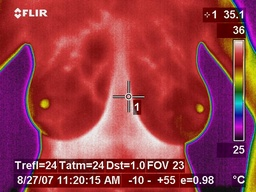
#> input picture notebooks/IR_0096.jpg, 256 x 192 px, shrunk from 640 x 480 before the run
$ jupyter execute ImageSegmentation.ipynb   (shell and % lines are left out)
#> lines starting #> are read from the running program, lines starting #| are printed output that depends on the picture; after the words box and inside, x2 and y2 are one past the last pixel; in counts of white or black regions, pixels touching at a corner belong together
[cell 1]
from skimage.color import rgb2gray
import numpy as np
import cv2
import matplotlib.pyplot as plt
from scipy import ndimage

[cell 2]
image = plt.imread('IR_0096.jpg')
#> image is the input picture: shape (192, 256, 3); mean R, G, B 153.4, 57.4, 69.1
image.shape
plt.imshow(image)

[cell 3]
gray = rgb2gray(image)
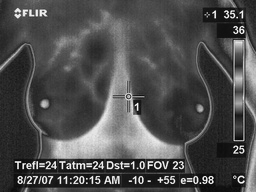
#> gray: shape (192, 256) float64; min 0.0139, max 0.989, mean 0.308
plt.imshow(gray, cmap='gray')

[cell 4]
gray.shape
#> Out = (192, 256)

[cell 5]
gray_r = gray.reshape(gray.shape[0]*gray.shape[1])
for i in range(gray_r.shape[0]):
    if gray_r[i] > gray_r.mean():
        gray_r[i] = 1
    else:
        gray_r[i] = 0
gray = gray_r.reshape(gray.shape[0],gray.shape[1])
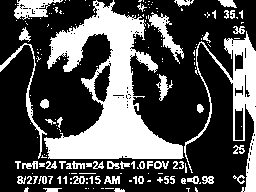
#> gray: shape (192, 256) float64; values 0 (black) and 1 (white), 32.1% white; 172 white regions (117 under 20 px), largest, box (x1, y1, x2, y2) and area: (44, 0, 184, 159) 9067, (184, 31, 256, 192) 2593, (14, 0, 63, 20) 528
plt.imshow(gray, cmap='gray')

[cell 6]
gray = rgb2gray(image)
gray_r = gray.reshape(gray.shape[0]*gray.shape[1])
for i in range(gray_r.shape[0]):
    if gray_r[i] > gray_r.mean():
        gray_r[i] = 3
    elif gray_r[i] > 0.5:
        gray_r[i] = 2
    elif gray_r[i] > 0.25:
        gray_r[i] = 1
    else:
        gray_r[i] = 0
gray = gray_r.reshape(gray.shape[0],gray.shape[1])
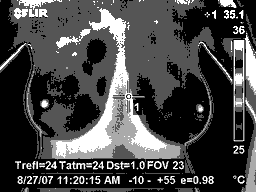
#> gray: shape (192, 256) float64; min 0, max 3, mean 0.825; drawn with min black and max white
plt.imshow(gray, cmap='gray')

# Trial 2

[cell 7]
image = plt.imread('IR_0096.jpg')
plt.imshow(image)

[cell 8]
gray = rgb2gray(image)

# defining the sobel filters
sobel_horizontal = np.array([np.array([1, 2, 1]), np.array([0, 0, 0]), np.array([-1, -2, -1])])
print(sobel_horizontal, 'is a kernel for detecting horizontal edges')

sobel_vertical = np.array([np.array([-1, 0, 1]), np.array([-2, 0, 2]), np.array([-1, 0, 1])])
print(sobel_vertical, 'is a kernel for detecting vertical edges')

[cell 9]
out_h = ndimage.convolve(gray, sobel_horizontal, mode='reflect')
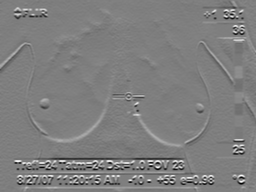
#> out_h: shape (192, 256) float64; min -3.6, max 3.62, mean -0.00192; drawn with min black and max white
out_v = ndimage.convolve(gray, sobel_vertical, mode='reflect')
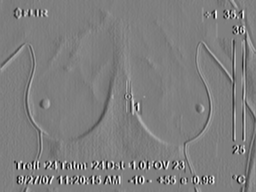
#> out_v: shape (192, 256) float64; min -3.69, max 3.72, mean -0.00872; drawn with min black and max white

[cell 10]
plt.imshow(out_h, cmap='gray')

[cell 11]
plt.imshow(out_v, cmap='gray')

[cell 12]
kernel_laplace = np.array([np.array([1, 1, 1]), np.array([1, -8, 1]), np.array([1, 1, 1])])
print(kernel_laplace, 'is a laplacian kernel')

[cell 13]
out_l = ndimage.convolve(gray, kernel_laplace, mode='reflect')
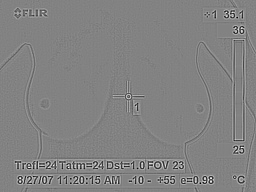
#> out_l: shape (192, 256) float64; min -5.86, max 5.58, mean -2.17e-19; drawn with min black and max white
plt.imshow(out_l, cmap='gray')

# Try 3

[cell 14]
pic = plt.imread('IR_0096.jpg')/255  # dividing by 255 to bring the pixel values between 0 and 1
print(pic.shape)
#| (192, 256, 3)
plt.imshow(pic)

[cell 15]
pic_n = pic.reshape(pic.shape[0]*pic.shape[1], pic.shape[2])
pic_n.shape
#> Out = (49152, 3)

[cell 16]
from sklearn.cluster import KMeans
kmeans = KMeans(n_clusters=6, random_state=0).fit(pic_n)
pic2show = kmeans.cluster_centers_[kmeans.labels_]

[cell 17]
cluster_pic = pic2show.reshape(pic.shape[0], pic.shape[1], pic.shape[2])
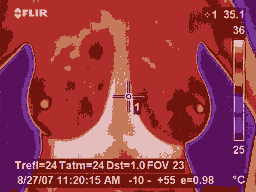
#> cluster_pic: shape (192, 256, 3) float64; mean R, G, B 0.601, 0.225, 0.271
plt.imshow(cluster_pic)

$ run again, with notebooks/1.jpeg copied over notebooks/IR_0096.jpg
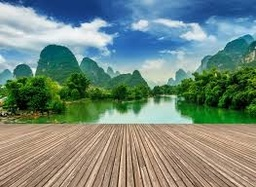
#> input picture notebooks/1.jpeg, 256 x 187 px, shrunk from 263 x 192 before the run
#> image is the input picture: shape (187, 256, 3); mean R, G, B 117.2, 137.1, 125.6
#> `gray = gray_r.reshape(gray.shape[0],gray.shape[1])`:
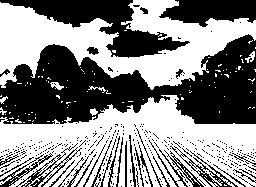
#> gray: shape (187, 256) float64; values 0 (black) and 1 (white), 53.6% white; 363 black regions (329 under 20 px), largest, box (x1, y1, x2, y2) and area: (0, 34, 256, 124) 12773, (0, 0, 190, 58) 3860, (159, 0, 256, 27) 1820
#| (187, 256, 3)
#> `cluster_pic = pic2show.reshape(pic.shape[0], pic.shape[1], pic.shape[2])`:
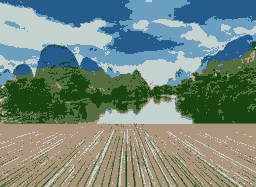
#> cluster_pic: shape (187, 256, 3) float64; mean R, G, B 0.46, 0.538, 0.493
